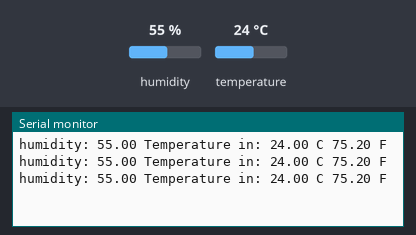
A sketch run on a simulated Arduino Uno, built with avr-gcc and run on an emulated ATmega328P. Shown: the last lines printed to the serial monitor. Inputs (shaded band) come from the test bench; at power-on: humidity 55 %, temperature 24 °C.

Above: at 1.7 s.
1.8 s: humidity set to 22 %
At 3.0 s:
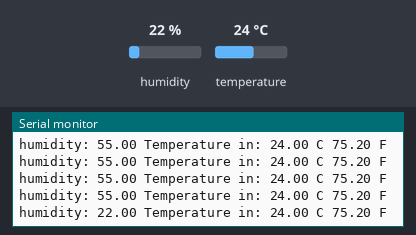
4.5 s: temperature set to 12 °C
At 5.0 s:
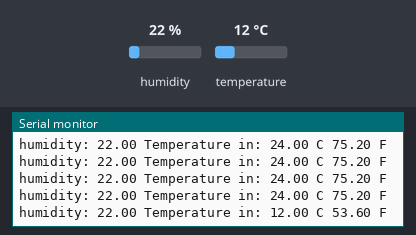
7.2 s: humidity set to 40 %
At 7.2 s:
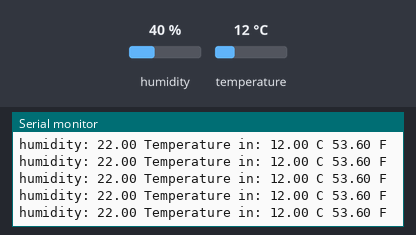
Timing chart, 0 to 10.2 s (numbered marks = the images above; inputs shaded):
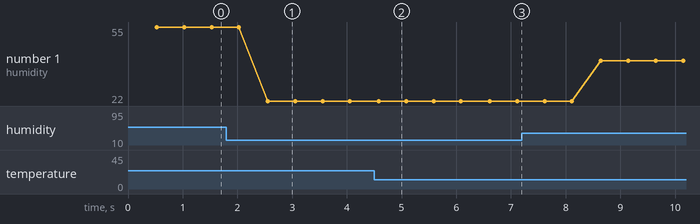

The sketch:

DHT11TemperatureHumiditySensor.ino
```cpp
#include <DHT.h>
#define Type DHT11
int sensePin=13;
DHT HT(sensePin,Type);
float humidity;
float tempC;
float tempF;
int wait=500;

void setup() {
Serial.begin(9600);
HT.begin();
delay(wait);

}

void loop() {
humidity =HT.readHumidity();
tempC= HT.readTemperature();
tempF= HT.readTemperature(true);
Serial.print("humidity: ");
Serial.print(humidity);
Serial.print(" Temperature in: ");
Serial.print(tempC);
Serial.print(" C ");
Serial.print(tempF);
Serial.println(" F ");
delay(wait);


}
```

Measured:
- after the input at 1.8 s, the serial monitor: prints a new line after 0.75 s (image 1)
- after the input at 4.5 s, the serial monitor: prints a new line after 0.08 s (image 2)
- plotted number 1: 55 → 22 after the input at 1.8 s, 22 → 40 after the input at 7.2 s
